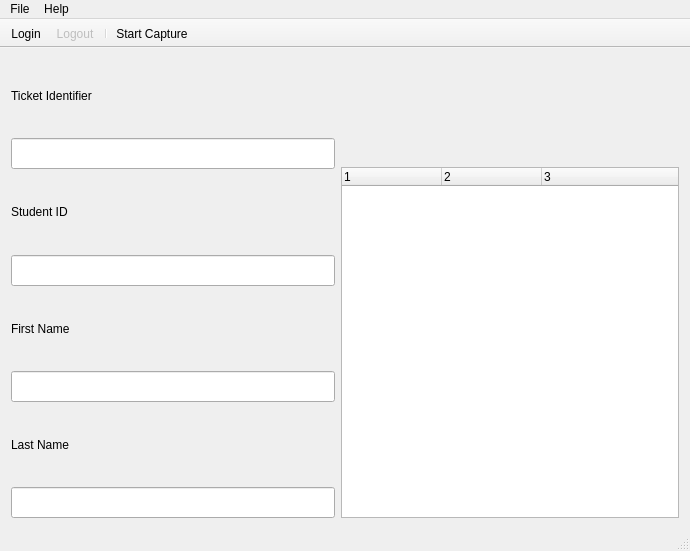
<?xml version="1.0" encoding="UTF-8"?>
<ui version="4.0">
 <class>BTS_SalesClass</class>
 <widget class="QMainWindow" name="BTS_SalesClass">
  <property name="geometry">
   <rect>
    <x>0</x>
    <y>0</y>
    <width>690</width>
    <height>551</height>
   </rect>
  </property>
  <property name="windowTitle">
   <string>BTS_Sales</string>
  </property>
  <property name="styleSheet">
   <string notr="true"/>
  </property>
  <widget class="QWidget" name="centralWidget">
   <property name="styleSheet">
    <string notr="true"/>
   </property>
   <layout class="QHBoxLayout" name="horizontalLayout_2">
    <item>
     <layout class="QHBoxLayout" name="horizontalLayout">
      <item>
       <layout class="QVBoxLayout" name="verticalLayout_3">
        <property name="sizeConstraint">
         <enum>QLayout::SetDefaultConstraint</enum>
        </property>
        <item>
         <layout class="QVBoxLayout" name="verticalLayout">
          <item>
           <widget class="QLabel" name="label">
            <property name="text">
             <string>Ticket Identifier</string>
            </property>
           </widget>
          </item>
          <item>
           <widget class="QLineEdit" name="ticketID">
            <property name="sizePolicy">
             <sizepolicy hsizetype="Expanding" vsizetype="Fixed">
              <horstretch>0</horstretch>
              <verstretch>0</verstretch>
             </sizepolicy>
            </property>
            <property name="minimumSize">
             <size>
              <width>320</width>
              <height>31</height>
             </size>
            </property>
            <property name="maximumSize">
             <size>
              <width>640</width>
              <height>16777215</height>
             </size>
            </property>
           </widget>
          </item>
          <item>
           <widget class="QLabel" name="label_2">
            <property name="text">
             <string>Student ID</string>
            </property>
           </widget>
          </item>
          <item>
           <widget class="QLineEdit" name="studentID">
            <property name="minimumSize">
             <size>
              <width>320</width>
              <height>31</height>
             </size>
            </property>
            <property name="maximumSize">
             <size>
              <width>640</width>
              <height>16777215</height>
             </size>
            </property>
           </widget>
          </item>
          <item>
           <widget class="QLabel" name="label_3">
            <property name="text">
             <string>First Name</string>
            </property>
           </widget>
          </item>
          <item>
           <widget class="QLineEdit" name="lineEdit_3">
            <property name="minimumSize">
             <size>
              <width>320</width>
              <height>31</height>
             </size>
            </property>
            <property name="maximumSize">
             <size>
              <width>640</width>
              <height>16777215</height>
             </size>
            </property>
           </widget>
          </item>
          <item>
           <widget class="QLabel" name="label_4">
            <property name="text">
             <string>Last Name</string>
            </property>
           </widget>
          </item>
          <item>
           <widget class="QLineEdit" name="lineEdit_4">
            <property name="minimumSize">
             <size>
              <width>320</width>
              <height>31</height>
             </size>
            </property>
            <property name="maximumSize">
             <size>
              <width>640</width>
              <height>16777215</height>
             </size>
            </property>
           </widget>
          </item>
         </layout>
        </item>
       </layout>
      </item>
      <item>
       <layout class="QVBoxLayout" name="verticalLayout_2">
        <item>
         <spacer name="verticalSpacer">
          <property name="orientation">
           <enum>Qt::Vertical</enum>
          </property>
          <property name="sizeType">
           <enum>QSizePolicy::Maximum</enum>
          </property>
          <property name="sizeHint" stdset="0">
           <size>
            <width>338</width>
            <height>108</height>
           </size>
          </property>
         </spacer>
        </item>
        <item>
         <widget class="QTreeWidget" name="recentTicketsList">
          <property name="columnCount">
           <number>3</number>
          </property>
          <attribute name="headerDefaultSectionSize">
           <number>100</number>
          </attribute>
          <attribute name="headerDefaultSectionSize">
           <number>100</number>
          </attribute>
          <column>
           <property name="text">
            <string notr="true">1</string>
           </property>
          </column>
          <column>
           <property name="text">
            <string notr="true">2</string>
           </property>
          </column>
          <column>
           <property name="text">
            <string notr="true">3</string>
           </property>
          </column>
         </widget>
        </item>
       </layout>
      </item>
     </layout>
    </item>
   </layout>
  </widget>
  <widget class="QStatusBar" name="statusBar">
   <property name="styleSheet">
    <string notr="true"/>
   </property>
  </widget>
  <widget class="QToolBar" name="toolBar">
   <property name="windowTitle">
    <string>toolBar</string>
   </property>
   <property name="movable">
    <bool>false</bool>
   </property>
   <property name="iconSize">
    <size>
     <width>16</width>
     <height>16</height>
    </size>
   </property>
   <property name="toolButtonStyle">
    <enum>Qt::ToolButtonTextBesideIcon</enum>
   </property>
   <attribute name="toolBarArea">
    <enum>TopToolBarArea</enum>
   </attribute>
   <attribute name="toolBarBreak">
    <bool>false</bool>
   </attribute>
   <addaction name="actionLogin"/>
   <addaction name="actionLogout"/>
   <addaction name="separator"/>
   <addaction name="actionCapture"/>
  </widget>
  <widget class="QMenuBar" name="menuBar">
   <property name="geometry">
    <rect>
     <x>0</x>
     <y>0</y>
     <width>690</width>
     <height>18</height>
    </rect>
   </property>
   <widget class="QMenu" name="menuFile">
    <property name="title">
     <string>File</string>
    </property>
    <addaction name="actionLogin"/>
    <addaction name="actionLogout"/>
    <addaction name="separator"/>
    <addaction name="actionExit"/>
   </widget>
   <widget class="QMenu" name="menuHelp">
    <property name="title">
     <string>Help</string>
    </property>
    <addaction name="actionAbout"/>
   </widget>
   <addaction name="menuFile"/>
   <addaction name="menuHelp"/>
  </widget>
  <action name="actionLogin">
   <property name="icon">
    <iconset resource="bts_sales.qrc">
     <normaloff>:/BTS_Sales/rsrc/key.png</normaloff>:/BTS_Sales/rsrc/key.png</iconset>
   </property>
   <property name="text">
    <string>Login</string>
   </property>
  </action>
  <action name="actionLogout">
   <property name="enabled">
    <bool>false</bool>
   </property>
   <property name="icon">
    <iconset resource="bts_sales.qrc">
     <normaloff>:/BTS_Sales/rsrc/lock_unlock.png</normaloff>:/BTS_Sales/rsrc/lock_unlock.png</iconset>
   </property>
   <property name="text">
    <string>Logout</string>
   </property>
  </action>
  <action name="actionExit">
   <property name="text">
    <string>Exit</string>
   </property>
  </action>
  <action name="actionAbout">
   <property name="text">
    <string>About</string>
   </property>
  </action>
  <action name="actionCapture">
   <property name="icon">
    <iconset resource="bts_sales.qrc">
     <normaloff>:/BTS_Sales/rsrc/webcam.png</normaloff>:/BTS_Sales/rsrc/webcam.png</iconset>
   </property>
   <property name="text">
    <string>Start Capture</string>
   </property>
   <property name="toolTip">
    <string>Start/Stop Capture</string>
   </property>
  </action>
 </widget>
 <layoutdefault spacing="6" margin="11"/>
 <resources>
  <include location="bts_sales.qrc"/>
 </resources>
 <connections/>
</ui>
